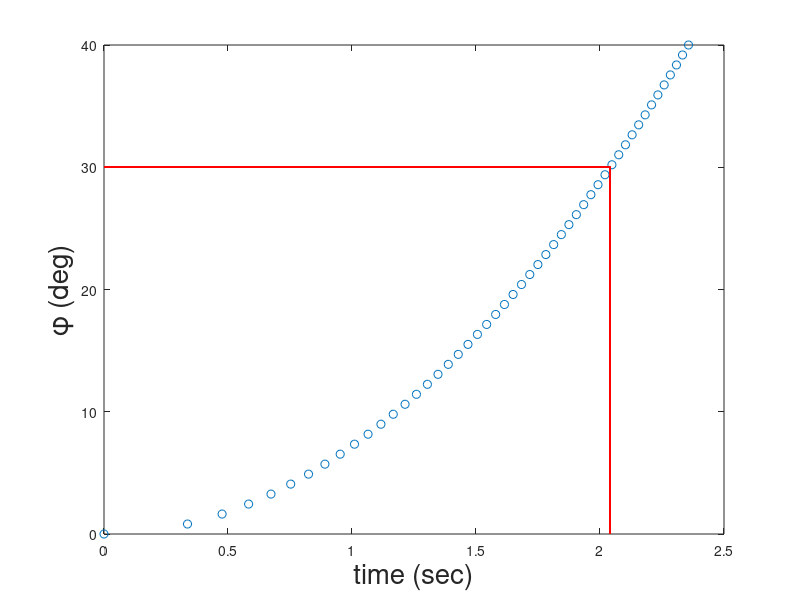

Write MATLAB code to recreate this figure. (Note: this script raises an error after producing the figure.)
    %clear all
%close all
clc

%% Aileron Design
% Aircraft must comply with maneuverability and roll requirements set by
% MIL-STD. time to achieve a specified bank angle change

% Given
m_TO = 87000; %lbs
S = 825; % ft^2
S_w = S;
b = 49.8;  %span
AR = 3;
lambda = 0.6; % taper ratio
S_h = 164.6;
S_vt = 74;
V_s = 211 ;% Vstall ft/s
C_L_alphaWing = 2*pi; % per rad
I_xx = 8730260.3;
tau = 0.48; %25 percent chord

y_out = b/2;
y_in = 0.60 * b/2;

c_bar = b / AR;
degrees = 20;
deltaA = degrees * (180/pi); %delta in RADIANS
rho = 23.77*10^(-4); %slugs/ft^3

C_r = 21.75;%3/2 * c_bar * (1+lambda)/(1 + lambda + lambda^2); % wing root chord

C_l_deltaA = (2*C_L_alphaWing*tau*C_r) / (S*b) * ...
    ((y_out^2/2 + 2/3*(lambda-1)/b*y_out^3)-(y_in^2/2 + 2/3*...
    (lambda-1)/b*y_in^3)); % 1/rad
C_l = C_l_deltaA * deltaA; % aircraft roll moment coefficient

V_app = 1.3*V_s;
L_A = 0.5*rho*V_app^2*S*C_l*b; % aircraft rolling moment

C_D_R = 0.9; % average value of wing, horizontal tail, vertical tail...
             % rolling drag coefficient 
y_D = 0.4* b/2; % drag momement arm assumed to be 40% of wing span
P_ss = sqrt((2*L_A)/(rho*(S_w + S_h + S_vt)*C_D_R*y_D^3)); % Steady state roll rate [rad/s]

phi_1 = I_xx / (rho*y_D^3*(S_w + S_h + S_vt)*C_D_R) * log(P_ss^2);

P_dot = P_ss^2 / (2*phi_1); % aircraft rate of roll rate

phi_des = 30; %degrees
t = sqrt((2*phi_des)/(P_dot)); % time in seconds

% Geometry of each aileron
C_w = 16.6; % MAC
b_A = y_out - y_in; % span of aileron
c_A = 0.3*C_w; % chord of aileron
A_A = 2*b_A*c_A; % area of both ailerons 

fprintf('Time to rotate 30 degrees (s) = %0.5f \n',t)
fprintf('Aileron Span (ft) = %0.5f \n',b_A)
fprintf('Aileron Chord (ft) = %0.5f \n',c_A)
fprintf('Aileron Area  (ft^2)  = %0.5f \n\n',A_A)

% Plot: Variations of bank angle versus time
n = 50;
phi2 = linspace(0,40,n);
t2 = sqrt((2*phi2)/(P_dot));
xx1 = t*ones(n);
yy1 = linspace(0,30,n);
xx2 = linspace(0,t,n);
yy2 = 30*ones(n);

figure
plot(t2,phi2,'o', xx1,yy1,'r',xx2,yy2,'r')
xlabel('time (sec)','fontsize',20)
ylabel('\phi (deg)','fontsize',20)

%% Elevator Sizing
% Satisifes take-off angular acceleration requirement of 7 deg/s^2 for small
% transport 

% Follows Sadraey's elevator-chord and span ratio recommendations
% Longitudinal Trim requirements for given flight envelope


C_L_cruise = 2*85000 / (0.00067595*(0.8*968)^2*825);
C_L_TO = 1.75;
C_D_TO = 0.0458;
V_s = 211; %ft/s

%Longitudinal Aerodynamic Forces
Drag_TO = 0.5*0.0002378*V_s^2*S*C_D_TO;
Lift_TO = 0.5*0.0002378*V_s^2*S*C_L_TO;
M_ac_wf =  0.5*0.002378*211^2*825*-.0085*16.6;

mu = 0.04; % friction coefficient of runway. assume concrete runway
W = 87000;
F_runway = mu*(W - Lift_TO);
mass = W; % lbf
T = 21900*3; % lbf

% Aircraft Linear Acceleration at the time of take-off rotation
a = (T - Drag_TO - F_runway) / mass;

% Step 7: Calculation of the contributing pitching moments in the take-off
% rotation
x_mg = 94.75; % ft
x_cg = 88.5; % ft
z_Dmg = 9.54; 
z_Tmg = 10.83;
x_mgacwf = 9.31;
z_cgmg = 10.08;
x_ac_h = 104; % UPDATE
z_mg = 10; %UPDATE
z_T = z_Tmg + z_mg;

rho = 23.77*10^(-4); %sea level
v = 231; % ft/s
A = WING.geom.S_area; %Reference area
% must run iter_weights
D = 0.5 * Cd_TO * rho * v^2 * A;
L_wf = C_L_TO * 0.5 * rho * v^2 * A;

M_W = W*(x_mg - x_cg);
M_D = D*(z_Dmg);
M_T = T*(z_Tmg);
M_L_wf = L_wf*(x_mgacwf);
M_a = m*a*(z_cgmg);

% take off pitch angular accleration for small transport aircraft,  
% rad/s^2, Table 12.9
theta_ddot = 7/(180/pi); 

I_yymg = 21000000.0;
% I_yymg = 2.1e7;
V_R = v; % aircraft linear speed at instant of rotation at TO             
L_h = (L_wf*(x_mgacwf) + M_ac_wf + m*a*(z_cgmg) + W*(x_mg-x_cg) + ...
    D*(z_Dmg) + T*(z_Tmg) - I_yymg*theta_ddot) / (x_ac_h - x_mg);
C_L_h = (2*L_h) / (rho*V_R^2*S_h);

C_L_alpha_h = TAIL.CLalphah;
delta_E_max = -25 / (180/pi); % recommended maximum deflection angle, Table 12.3
alpha_h = TAIL.hAngle; %from iter_weights
tau_e = (alpha_h + (C_L_h/C_L_alpha_h)) / (delta_E_max);

% Step 11
CE_Ch = 0.3; % from tau from Figure 12.12
Dalpha_oe = -1.14*CE_Ch*(-25);

% Check if elevator deflection stalls the horizontal tail during take-off
% rotation
alpha_S_TO = 10; % degrees
alpha_TO = alpha_S_TO - 2; % assumed fueselage is lifted up 2 deg. below the wing stall angle
%Horizontal Tail Take-off Angle with elevator
alpha_h_TO = alpha_TO * (1 - TAIL.deps) + TAIL.ih - TAIL.eps0;
%compare with Tail stall angle of attack during takeoff rotation
alpha_hs_deltaE0 = 13; % horizontal tail stall angle with no deflection
delta_alpha_hE = 5.3; % Table 12.19
% horizontal tail stall angle during takeoff rotation
alpha_h_s = (alpha_hs_deltaE0 - delta_alpha_hE); 
e_diff = alpha_h_s-alpha_h_TO;
fprintf('Horizontal tail take-off angle is less than\n the tail stall angle, thus the elevator is\n acceptable = %0.5f \n',e_diff)


l_h = x_mg;
% Step 16
V_H = (l_h * S_h) / (S* WING.geom.MAC);

bE_bh = 1;
eta_h = 0.9 ; %horizontal tail efficiency ,horizontal tail dynamic pressure ratio
C_mdeltaE = -TAIL.CLalphah * eta_h * V_H * bE_bh * tau_e; % 1/rad
C_LdeltaE = TAIL.CLalphah * eta_h * S_h/S*bE_bh * tau_e;
C_LhdeltaE = TAIL.CLalphah * tau_e; % 1/rad

C_L0 = 0.127;
C_L1 = C_L_cruise;
C_mo = 0.05; %UPDATE
rho = 23.77*10^(-4); %sea level
v = 231; % ft/s
q_bar = 0.5 * rho*v^2;
C_malpha = TAIL.Cm_alpha;
delta_E = - (((T*z_T/(q_bar * S * WING.geom.MAC) + C_mo)*C_L_alphaWing...
    + (C_L1-C_L0)*C_malpha) / (C_L_alphaWing*C_mdeltaE -C_malpha*C_LdeltaE));

b_E = bE_bh * TAIL.bh;
C_h = TAIL.ch;

% SOLUTION
C_E = CE_Ch * C_h;
S_E = b_E * C_E;
fprintf('Elevator chord (ft) = %0.5f \n',C_E)
fprintf('Elevator Span (ft^2) = %0.5f \n',b_E)
fprintf('Elevator Area (ft^2) = %0.5f \n',S_E)



